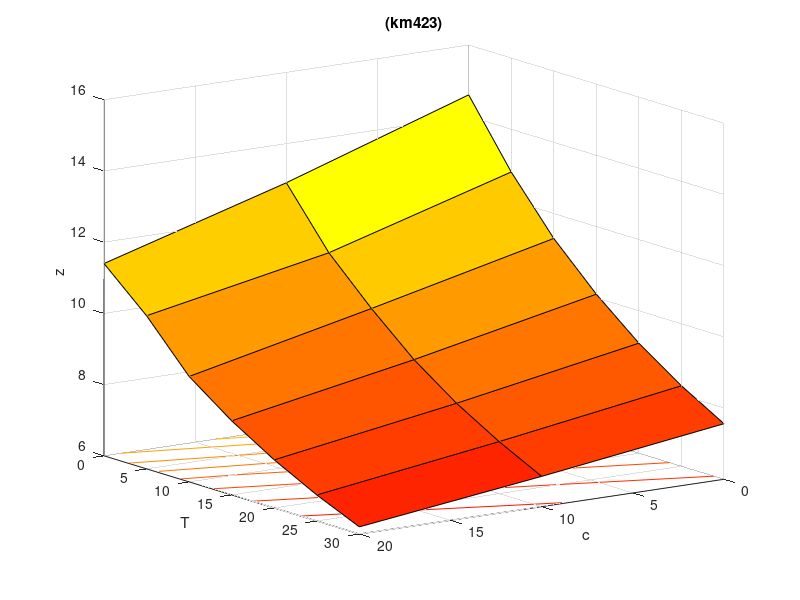

The MATLAB script that drew this image:
%Kyle Mitra
%I understand and have adhered to all the tenets of the Duke
%Community Standard in the creation of this code.
%Signed: km423

clear; format short e

load DOCtable.mat;

c2 = c(:);
T2 = T(:);
OC2 = OC(:);
[cModel, TModel] = meshgrid(...
    linspace(min(c2), max(c2), 17), ...
    linspace(min(T2), max(T2), 19));
    
yeqn = @(coefs, c, T) coefs(1)*c.^0 + coefs(2)*c + coefs(3)*T + coefs(4)*(T.^2) + coefs(5)*(T.^3);
A = [c2.^0 c2 T2 T2.^2 T2.^3];

MyCoefs = A\OC2

yhat = yeqn(MyCoefs, c2, T2);
ymodel = yeqn(MyCoefs, cModel, TModel);

St = sum((OC2 - mean(OC2).^2))
Sr = sum((OC2 - yhat).^2)
r2 = (St -Sr) / St

figure(1); clf
surfc(c,T,OC);
xlabel('c'); ylabel('T'); zlabel('z'); title('(km423)')
view(145, 15)
colormap autumn
print -depsc Chapra157

Estimates = yeqn(MyCoefs, 15, 12)
%Error = CALCULATE ERROR

    